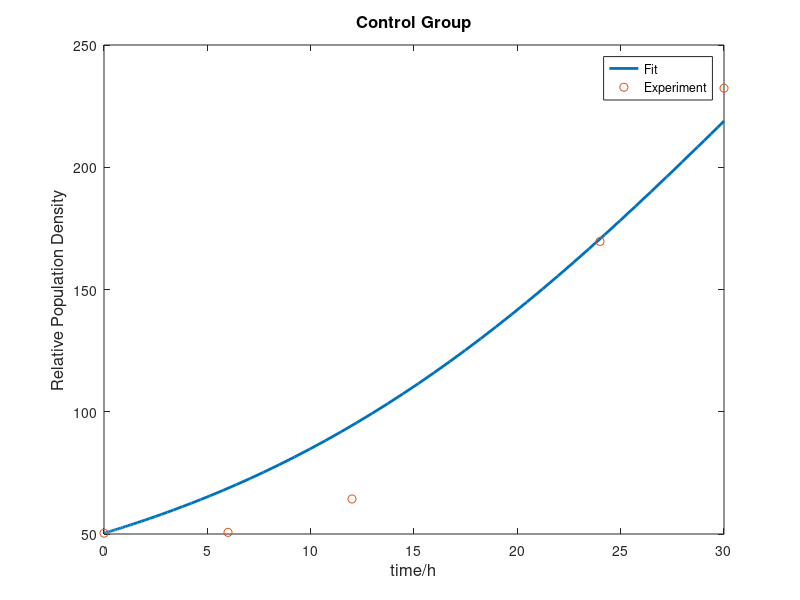

This chart was generated by the following MATLAB code:
tspan=[0,6,12,24,30];
y0=50.33333;
r=0.079;
K=0.079/475;
delta=inf;
for alpha=0.5:0.001:5
    [t,y] = ode45(@(t,y) r*y-K*y^2-alpha,tspan,y0);
    tt3=[50.33333,50.66667,64.33333,169.66667,232.33333];
    delta1=sum((y-tt3').^2);
    if delta1<delta
        delta=delta1;
        alpha_=alpha;
    end
end
tspan2=[0 30];
[t,y] = ode45(@(t,y) r*y-K*y^2-alpha_,tspan2,y0);
plot(t,y,'LineWidth', 2)
hold on
plot(tspan,tt3,'o')
legend('Fit','Experiment')
xlabel('time/h','FontSize',12);
ylabel('Relative Population Density','FontSize',12);
title('Control Group','FontSize',12)
